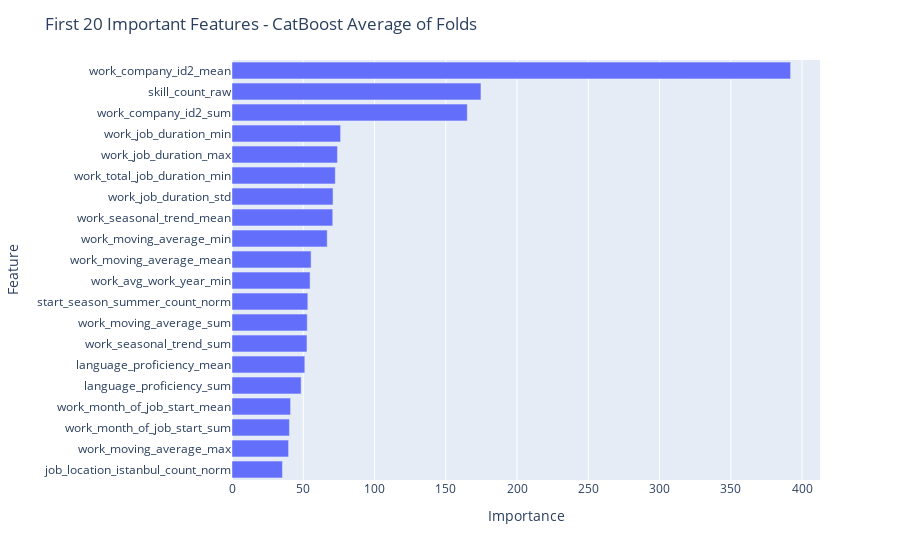

This figure's notebook cell:
### Code cell
from sklearn.model_selection import KFold
from catboost import CatBoostClassifier
import lightgbm as lgb
from sklearn.ensemble import RandomForestClassifier
from sklearn.metrics import f1_score, roc_auc_score, average_precision_score, recall_score, precision_score, accuracy_score
import re



train = pd.read_csv("./train_user_lang_work_revise.csv")
train = train.merge(skills, on="user_id", how="left")
train = train.merge(skills_count, on="user_id", how="left")



X_train_user_id = train["user_id"]

y = train["moved_after_2019"]
X = train.drop(columns=["user_id", "moved_after_2019"])
X = X.rename(columns = lambda x:re.sub('[^A-Za-z0-9_]+', '', x))

auc_errs = []
ap_errs = []
prec_errs = []
recall_errs = []
f1_errs = []
acc_scores = []

models = []

kf = KFold(n_splits=10)

for split_train, split_val in list(kf.split(X)):
    
    split_train = X.index[split_train]
    split_val = X.index[split_val]
    
    X_train, y_train = X.loc[split_train], y.loc[split_train]
    X_val, y_val = X.loc[split_val], y.loc[split_val]
    print("Train shape:", X_train.shape, "|", "Val Shape:", X_val.shape)
    print("Positive Count in Val Split:", y_val.sum())

    model = lgb.LGBMClassifier()
    

    model.fit(X_train, y_train, eval_metric = 'accuracy',
                eval_set = [(X_val, y_val), (X_train, y_train)],
                eval_names = ['valid', 'train'],
                early_stopping_rounds = 100, verbose = 200)
    
    preds = model.predict(X_val)
    pred_probas = model.predict_proba(X_val)[:,1]

    print("Positive Count in Predictions:", preds.sum())
    
    acc = accuracy_score(y_val, preds)
    print("Accuracy: ", acc)
    acc_scores.append(acc)
    
    f1_err = f1_score(y_val, preds)
    print("Fold F1: ", f1_err)
    f1_errs.append(f1_err)

    prec_err = precision_score(y_val, preds)
    print("Fold Precision: ", prec_err)
    prec_errs.append(prec_err)

    recall_err = recall_score(y_val, preds)
    print("Fold Recall: ", recall_err)
    recall_errs.append(recall_err)
    
    auc_err = roc_auc_score(y_val, pred_probas)
    print("Fold AUC: ", auc_err)
    auc_errs.append(auc_err)

    ap_err = average_precision_score(y_val, pred_probas)
    print("Fold AP: ", ap_err)
    ap_errs.append(ap_err)
    
    models.append(model)
    
    print("\n", "*"*70, "\n")

import plotly.express as px
importance = [model.feature_importances_ for model in models]

f_importance = pd.concat([pd.Series(X.columns.to_list(),name='Feature'),
                        pd.Series(np.mean(importance,axis=0),name="Importance")],
                        axis=1).sort_values(by='Importance',
                                            ascending=True)

fig = px.bar(f_importance.tail(20),x='Importance',y='Feature')
fig.update_layout(
    title_text="First 20 Important Features - CatBoost Average of Folds"
)
fig.show()

### Figure 1 — Plotly figure (JSON) as saved in the notebook; plotly's stock layout.template omitted (floating-point values rounded to 4 significant figures)
{"data": [{"alignmentgroup": "True", "hovertemplate": "Importance=%{x}<br>Feature=%{y}<extra></extra>", "legendgroup": "", "marker": {"color": "#636efa", "pattern": {"shape": ""}}, "name": "", "offsetgroup": "", "orientation": "h", "showlegend": false, "textposition": "auto", "type": "bar", "x": [35.4, 39.7, 40.3, 41.1, 48.5, 51.1, 52.6, 52.8, 53.2, 54.8, 55.5, 66.8, 70.7, 70.9, 72.5, 74, 76.2, 165.1, 174.7, 392], "xaxis": "x", "y": ["job_location_istanbul_count_norm", "work_moving_average_max", "work_month_of_job_start_sum", "work_month_of_job_start_mean", "language_proficiency_sum", "language_proficiency_mean", "work_seasonal_trend_sum", "work_moving_average_sum", "start_season_summer_count_norm", "work_avg_work_year_min", "work_moving_average_mean", "work_moving_average_min", "work_seasonal_trend_mean", "work_job_duration_std", "work_total_job_duration_min", "work_job_duration_max", "work_job_duration_min", "work_company_id2_sum", "skill_count_raw", "work_company_id2_mean"], "yaxis": "y"}], "layout": {"barmode": "relative", "legend": {"tracegroupgap": 0}, "margin": {"t": 60}, "title": {"text": "First 20 Important Features - CatBoost Average of Folds"}, "xaxis": {"anchor": "y", "domain": [0, 1], "title": {"text": "Importance"}}, "yaxis": {"anchor": "x", "domain": [0, 1], "title": {"text": "Feature"}}}}
